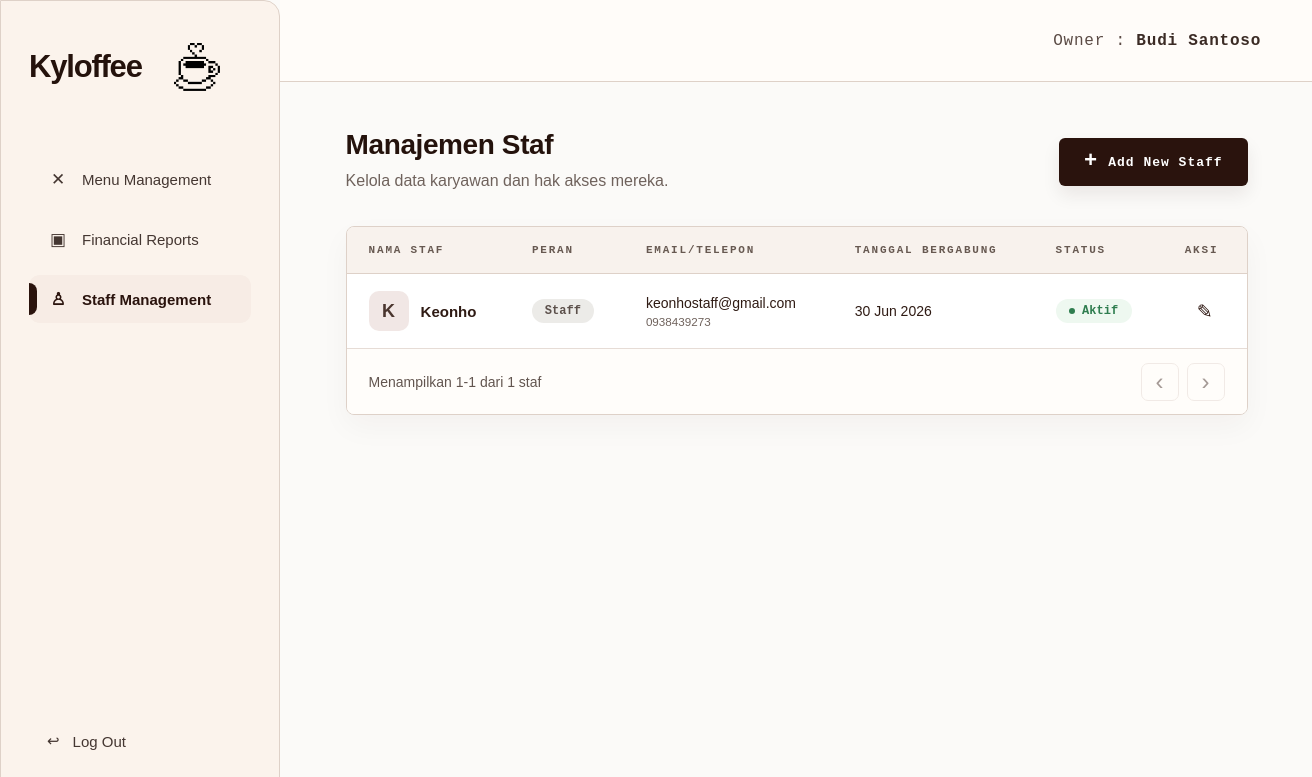
/owner/users (signed in), run on the app's committed database.
### tables this page shows
CREATE TABLE users (
                id INTEGER PRIMARY KEY AUTOINCREMENT,
                full_name TEXT NOT NULL,
                email TEXT UNIQUE NOT NULL,
                password_hash TEXT NOT NULL,
                role TEXT NOT NULL,
                created_at TIMESTAMP DEFAULT CURRENT_TIMESTAMP
            , staff_phone TEXT, staff_position TEXT DEFAULT 'Staff', joined_date TEXT, staff_status TEXT DEFAULT 'Aktif', is_active INTEGER NOT NULL DEFAULT 1);

### app.py (the view)
@app.route("/owner/users")
@owner_required
def owner_users():
    init_db()
    page = request.args.get("page", 1, type=int)
    per_page = 6
    if page < 1:
        page = 1
    db = get_db()
    offset = (page - 1) * per_page
    total = fetch_scalar(db.execute("SELECT COUNT(*) FROM users WHERE LOWER(role) = ?", ("staff",))) or 0
    staff_rows = db.execute(
        """
        SELECT id, full_name, email, staff_phone, staff_position, joined_date, staff_status, is_active, created_at
        FROM users
        WHERE LOWER(role) = ?
        ORDER BY id ASC
        LIMIT ? OFFSET ?
        """,
        ("staff", per_page, offset),
    ).fetchall()
    total_pages = max(1, (total + per_page - 1) // per_page)
    return render_template(
        "owner_staff.html",
        owner_name=get_owner_name(),
        active_page="staff",
        staff_members=[format_staff_member(staff) for staff in staff_rows],
        page=page,
        total_pages=total_pages,
        total=total,
        per_page=per_page,
    )

### app.py (called while the page is built, shortened)
def get_db():
    global REMOTE_DB_FAILED
    if "db" not in g:
        should_try_mysql = DB_USE_MYSQL and not (REMOTE_DB_FAILED and DB_FALLBACK_SQLITE)
        sqlite_conn = sqlite3.connect(DATABASE)
        sqlite_conn.row_factory = sqlite3.Row
        g.db = DatabaseConnection(sqlite_conn, is_mysql=False)
    return g.db

def execute_script_commit(script):
    db = get_db()
    try:
        db.executescript(script)
        db.commit()
        app.logger.debug("DB script commit successful.")
    except Exception:
        db.rollback()
        app.logger.exception("DB schema change failed and rollback executed.")
        raise

def fetch_scalar(cursor):
    row = cursor.fetchone()
    if row is None:
        return None
    if isinstance(row, dict):
        return next(iter(row.values()))
    return row[0]

def row_to_dict(row):
    if row is None:
        return {}
    if isinstance(row, dict):
        return row
    return dict(row)

def get_owner_name():
    return (
        session.get("full_name")
        or session.get("name")
        or session.get("username")
        or "Owner"
    )

def owner_required(view_func):
    @wraps(view_func)
    def wrapped_view(**kwargs):
        if not session.get("user_id"):
            flash("Silakan login terlebih dahulu.", "error")
            return redirect(url_for("login"))
        if session.get("role") != "owner":
            return redirect_for_role()
        return view_func(**kwargs)
    return wrapped_view

def format_short_date(value):
    month_names = ["Jan", "Feb", "Mar", "Apr", "Mei", "Jun", "Jul", "Agu", "Sep", "Okt", "Nov", "Des"]
    return f"{value.day} {month_names[value.month - 1]} {value.year}"

def parse_report_date(value):
    if not value:
        return None
    try:
        return datetime.strptime(value, "%Y-%m-%d").date()
    except ValueError:
        return None

def parse_staff_date(value):
    value = str(value or "").strip()
    if not value:
        return ""
    for date_format in ("%Y-%m-%d", "%m/%d/%Y"):
        try:
            return datetime.strptime(value, date_format).date().isoformat()
        except ValueError:
            continue
    return ""

def format_staff_date(value):
    value = str(value or "").strip()
    if not value:
        return "-"
    date_part = value[:10]
    parsed_date = parse_report_date(date_part)
    if parsed_date:
        return format_short_date(parsed_date)
    return value

    def cursor(self):
        return self.conn.cursor()

### templates/owner_staff.html (shortened to what this page needs)
<!DOCTYPE html>
<html lang="id">
<head>
    <link rel="stylesheet" href="{{ url_for('static', filename='css/owner_shell.css') }}">
    <link rel="stylesheet" href="{{ url_for('static', filename='css/owner_menu.css') }}">
</head>
<body>
    <div class="owner-page">
        {% include 'partials/owner_sidebar.html' %}
        <main class="owner-main">
            <header class="owner-topbar">
                <div class="owner-identity">Owner : <strong>{{ owner_name }}</strong></div>
            </header>
            <section class="owner-content owner-content--staff">
                <div class="page-heading page-heading--row staff-heading">
                    <div>
                        <h1>Manajemen Staf</h1>
                        <p class="page-subtitle">Kelola data karyawan dan hak akses mereka.</p>
                    </div>
                    <a href="{{ url_for('owner_users_add') }}" class="primary-button staff-add-button">
                        <span>+</span>
                        Add New Staff
                    </a>
                </div>
                <section class="menu-table-card staff-table-card" aria-label="Daftar staf Kyloffee">
                    <div class="table-responsive">
                        <table class="menu-table staff-table">
                            <thead>
                                <tr>
                                    <th>Nama Staf</th>
                                    <th>Peran</th>
                                    <th>Email/Telepon</th>
                                    <th>Tanggal Bergabung</th>
                                    <th>Status</th>
                                    <th>Aksi</th>
                                </tr>
                            </thead>
                            <tbody>
                                {% if staff_members %}
                                    {% for staff in staff_members %}
                                        <tr>
                                            <td>
                                                <div class="staff-name-cell">
                                                    <span class="staff-avatar">{{ staff.initial }}</span>
                                                    <strong>{{ staff.full_name }}</strong>
                                                </div>
                                            </td>
                                            <td><span class="staff-role-pill">{{ staff.position }}</span></td>
                                            <td>
                                                <div class="staff-contact">
                                                    <span>{{ staff.email }}</span>
                                                    <small>{{ staff.phone }}</small>
                                                </div>
                                            </td>
                                            <td>{{ staff.joined_date }}</td>
                                            <td>
                                                <span class="staff-status staff-status--{{ staff.status_tone }}">
                                                    <i></i>{{ staff.status }}
                                                </span>
                                            </td>
                                            <td class="action-cell">
                                                <a href="{{ url_for('owner_users_edit', staff_id=staff.id) }}" class="icon-button" title="Edit staf">&#9998;</a>
                                            </td>
                                        </tr>
                                    {% endfor %}
                                {% endif %}
                            </tbody>
                        </table>
                    </div>
                    {% set start_item = ((page - 1) * per_page) + 1 if total > 0 else 0 %}
                    {% set end_item = page * per_page if page * per_page < total else total %}
                    <footer class="table-footer">
                        <p>Menampilkan {{ start_item }}-{{ end_item }} dari {{ total }} staf</p>
                        <div class="pagination">
                            <a class="page-button {% if page <= 1 %}disabled{% endif %}" href="{{ url_for('owner_users', page=page-1) if page > 1 else '#' }}">&lsaquo;</a>
                            <a class="page-button {% if page >= total_pages %}disabled{% endif %}" href="{{ url_for('owner_users', page=page+1) if page < total_pages else '#' }}">&rsaquo;</a>
                        </div>
                    </footer>
                </section>
            </section>
        </main>
    </div>
</body>
</html>

### static/css/owner_shell.css (style rules this page uses)
:root { --kyloffee-brown: #2a130d; --kyloffee-brown-2: #3a2118; --kyloffee-cream: #fbf3ec; --kyloffee-soft: #faf8f5; --kyloffee-line: #ded1c8; --kyloffee-muted: #6f625c; --kyloffee-text: #24120c; --kyloffee-white: #ffffff; --kyloffee-danger: #b83a2f; --kyloffee-success: #2f7d4f; --sidebar-width: 280px; --topbar-height: 82px; }
* { box-sizing: border-box; }
html, body { min-height: 100%; }
body { margin: 0; background: #fbfaf8; color: var(--kyloffee-text); font-family: Arial, Helvetica, sans-serif; }
a { color: inherit; }
.owner-page { min-height: 100vh; display: flex; }
.owner-main { width: 100%; min-height: 100vh; margin-left: var(--sidebar-width); }
.owner-topbar { height: var(--topbar-height); display: flex; align-items: center; justify-content: flex-end; padding: 0 52px; background: rgba(255, 252, 249, 0.94); border-bottom: 1px solid var(--kyloffee-line); }
.owner-identity { font-family: "Courier New", monospace; font-size: 16px; letter-spacing: 0.8px; color: #5b4b45; white-space: nowrap; }
.owner-identity strong { color: #3b2b25; font-weight: 700; }
.owner-content { padding: 24px clamp(28px, 5vw, 72px) 64px; }
.page-heading { margin-bottom: 28px; }
.page-heading--row { display: flex; align-items: flex-start; justify-content: space-between; gap: 28px; }
.page-heading h1 { margin: 0 0 11px; font-size: clamp(28px, 3vw, 38px); line-height: 1.05; letter-spacing: -1.2px; }
.page-subtitle { margin: 0; max-width: 720px; color: var(--kyloffee-muted); font-size: 16px; line-height: 1.55; }
.primary-button, .submit-button, .secondary-button { height: 48px; display: inline-flex; align-items: center; justify-content: center; gap: 10px; border-radius: 6px; border: 1px solid transparent; padding: 0 24px; font-weight: 800; text-decoration: none; cursor: pointer; }
.primary-button, .submit-button { background: var(--kyloffee-brown); color: #fff; box-shadow: 0 9px 18px rgba(42, 19, 13, 0.08); }
.primary-button { margin-top: 28px; font-family: "Courier New", monospace; font-size: 13px; letter-spacing: 0.7px; }
.primary-button span { font-size: 22px; line-height: 1; }

### data on the page
users: initial "K", full_name "Keonho", position "Staff", email "keonhostaff@gmail.com", phone "0938439273", joined_date "30 Jun 2026", status "Aktif"

### other printed values
{{ owner_name }} "Budi Santoso"
{{ start_item }} "1"
{{ end_item }} "1"
{{ total }} "1"
